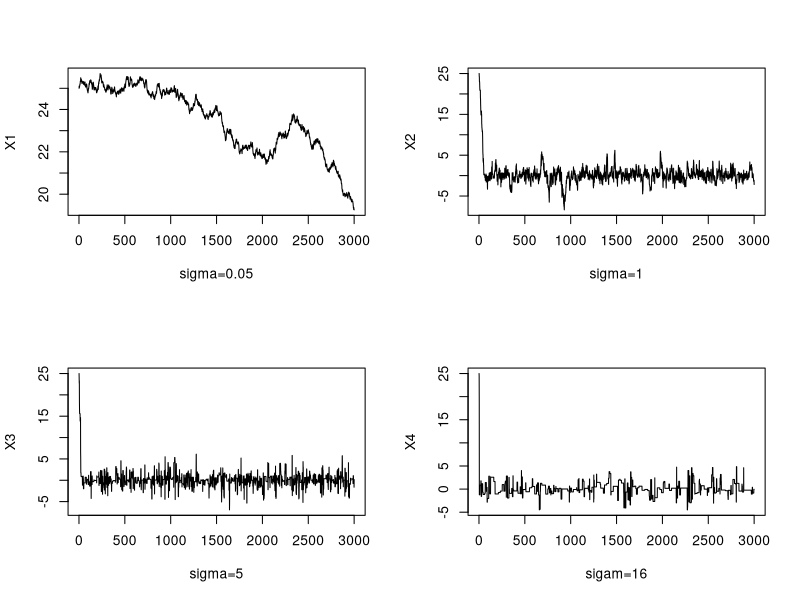
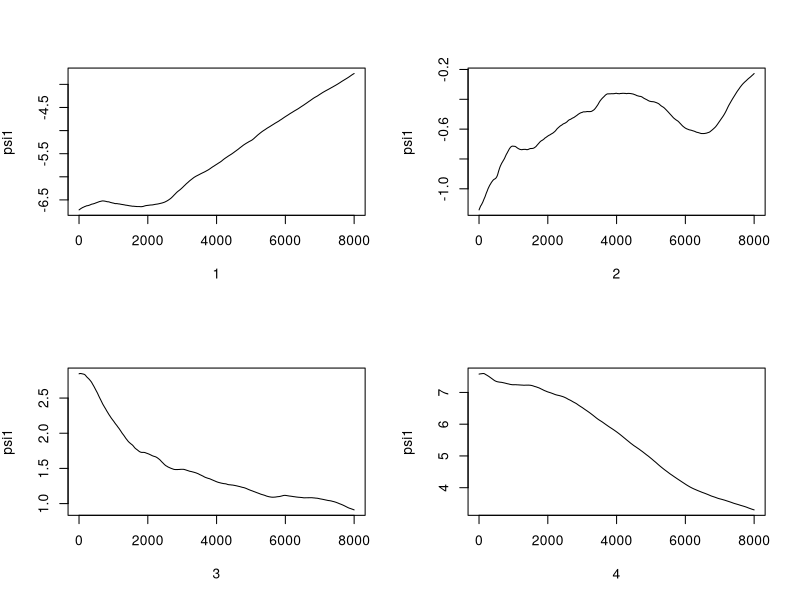
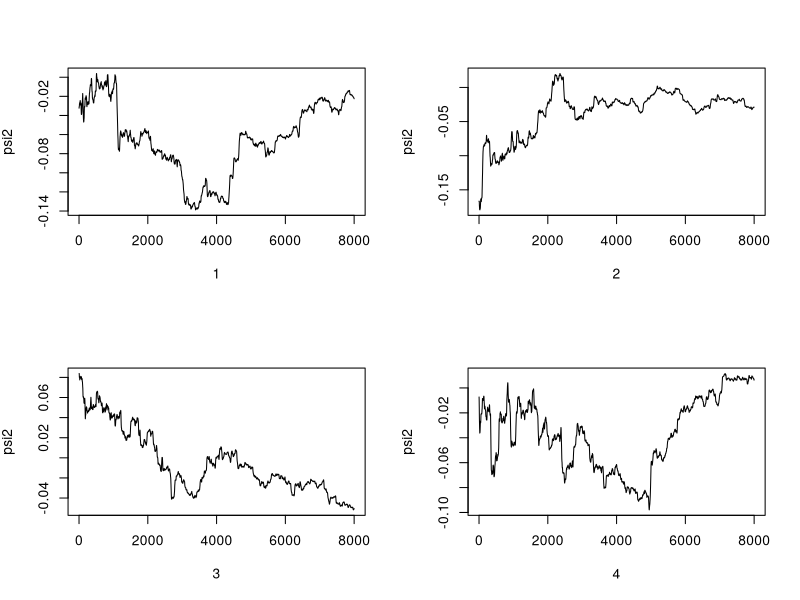
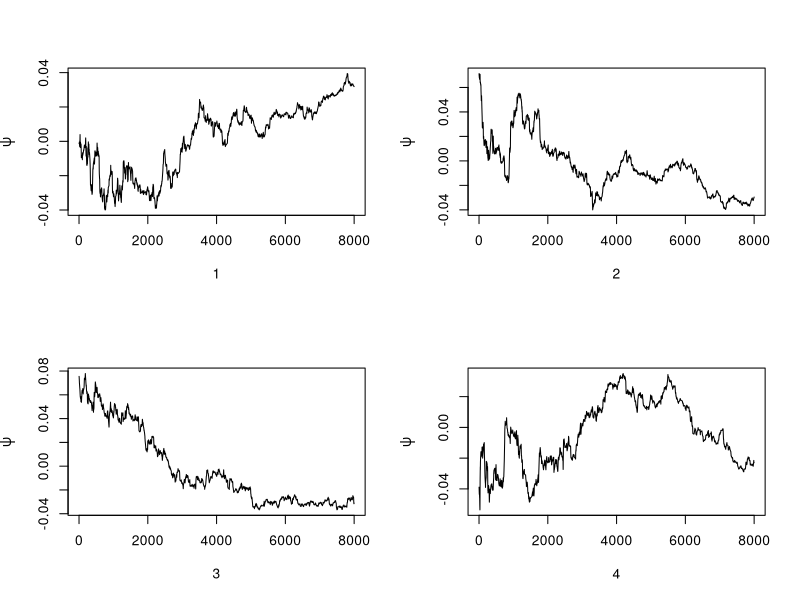
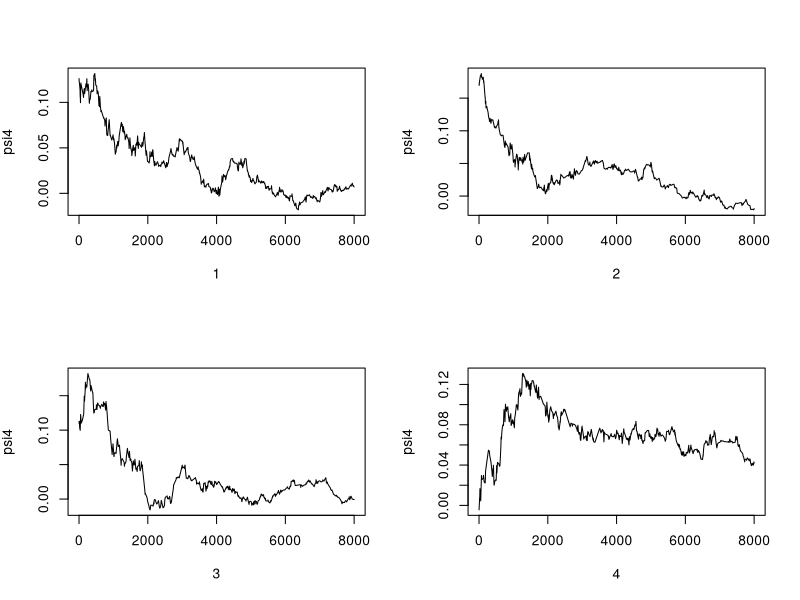
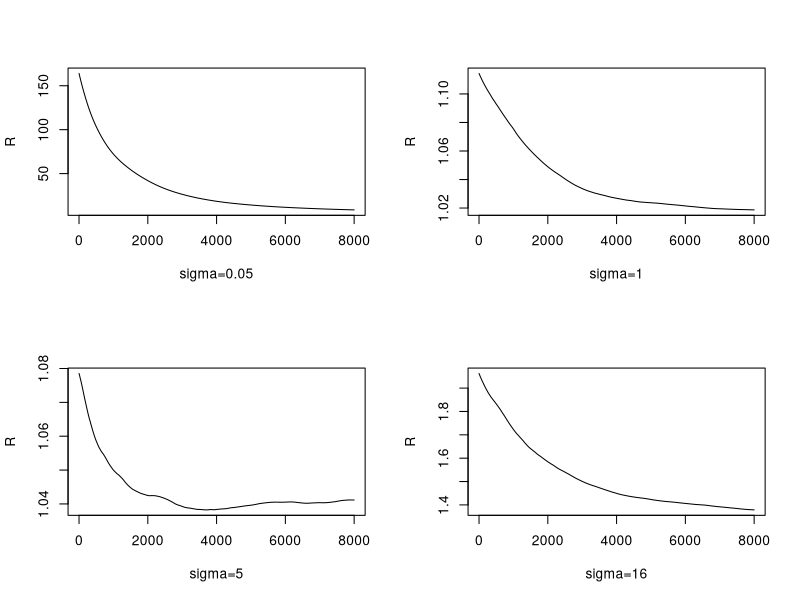

R code for these plots, in order:
## ---- chunk 1
knitr::opts_chunk$set(echo = TRUE)
## ---- chunk 2
Metropolis<-function(sigma,x0,N){
  x<-numeric(N)
  x[1]<-x0
  u<-runif(N)
  k<-0
  for(i in 2:N){
    y<-rnorm(1,x[i-1],sigma)
    if(u[i]<=(exp(-abs(y))/exp(-abs(x[i-1]))))
      x[i]<-y else{
        x[i]<-x[i-1]
        k<-k+1
    }
  }
  return(list(x=x,k=k))
}
N<-3000
sigma<-c(0.05,1,5,16)
x0<-25
r1<-Metropolis(sigma[1],x0,N)
r2<-Metropolis(sigma[2],x0,N)
r3<-Metropolis(sigma[3],x0,N)
r4<-Metropolis(sigma[4],x0,N)
print(1-c(r1$k,r2$k,r3$k,r4$k)/N)
index<-1:3000
X1<-Metropolis(sigma[1],x0,N)$x[index]
X2<-Metropolis(sigma[2],x0,N)$x[index]
X3<-Metropolis(sigma[3],x0,N)$x[index]
X4<-Metropolis(sigma[4],x0,N)$x[index]
opar<-par(no.readonly = T)
par(mfrow=c(2,2))
plot(index,X1,type = "l",xlab = "sigma=0.05")
plot(index,X2,type = "l",xlab = "sigma=1")
plot(index,X3,type = "l",xlab = "sigma=5")
plot(index,X4,type = "l",xlab = "sigam=16")
## ---- chunk 3
R<-function(psi){
 psi<-as.matrix(psi)
 n<-ncol(psi)
 k<-nrow(psi)
 psi.means<-rowMeans(psi)
 B<-n*var(psi.means)
 psi.w<-apply(psi,1,"var")
 W<-mean(psi.w)
 v.hat<-W*(n-1)/n+(B/n)
 r.hat<-v.hat/W
 return(r.hat)
}
Metropolis<-function(sigma,x0,N){
  x<-numeric(N)
  x[1]<-x0
  u<-runif(N)
  k<-0
  for(i in 2:N){
    y<-rnorm(1,x[i-1],sigma)
    if(u[i]<=(exp(-abs(y))/exp(-abs(x[i-1]))))
      x[i]<-y else{
        x[i]<-x[i-1]
        k<-k+1
      }
  }
  return(x)
}


## ---- chunk 4
sigma1<-0.05
N<-10000
b<-2000
K<-4
x0<-c(-8,-4,4,8)
X<-matrix(0,K,N)
for(i in 1:K)
  X[i,]<-Metropolis(sigma1,x0[i],N)
psi1<-t(apply(X,1,cumsum))
for(i in 1:nrow(psi1))
  psi1[i,]<-psi1[i,]/(1:ncol(psi1))
par(mfrow=c(2,2))
for(i in 1:K)
  plot(psi1[i,(b+1):N],type="l",xlab = i,ylab = bquote(psi1))

sigma2<-1
for(i in 1:K)
  X[i,]<-Metropolis(sigma2,x0[i],N)
psi2<-t(apply(X,1,cumsum))
for(i in 1:nrow(psi2))
  psi2[i,]<-psi2[i,]/(1:ncol(psi2))
print(R(psi2))
par(mfrow=c(2,2))
for(i in 1:K)
  plot(psi2[i,(b+1):N],type="l",xlab = i,ylab = bquote(psi2))

sigma3<-5
for(i in 1:K)
  X[i,]<-Metropolis(sigma3,x0[i],N)
psi3<-t(apply(X,1,cumsum))
for(i in 1:nrow(psi3))
  psi3[i,]<-psi3[i,]/(1:ncol(psi3))
print(R(psi3))
par(mfrow=c(2,2))
for(i in 1:K)
  plot(psi3[i,(b+1):N],type="l",xlab = i,ylab = bquote(psi))

sigma4<-16
for(i in 1:K)
  X[i,]<-Metropolis(sigma4,x0[i],N)
psi4<-t(apply(X,1,cumsum))
for(i in 1:nrow(psi4))
  psi4[i,]<-psi4[i,]/(1:ncol(psi4))
print(R(psi4))
par(mfrow=c(2,2))
for(i in 1:K)
  plot(psi4[i,(b+1):N],type="l",xlab = i,ylab = bquote(psi4))
## ---- chunk 5
cn<-c("sigma=0.05","sigma=1","sigma=5","sigma=16")
rn<-c("R")
sigma1<-0.05
for(i in 1:K)
  X[i,]<-Metropolis(sigma1,x0[i],N)
psi1<-t(apply(X,1,cumsum))
for(i in 1:nrow(psi1))
  psi1[i,]<-psi1[i,]/(1:ncol(psi1))

sigma2<-1
for(i in 1:K)
  X[i,]<-Metropolis(sigma2,x0[i],N)
psi2<-t(apply(X,1,cumsum))
for(i in 1:nrow(psi2))
  psi2[i,]<-psi2[i,]/(1:ncol(psi2))

sigma3<-5
for(i in 1:K)
  X[i,]<-Metropolis(sigma3,x0[i],N)
psi3<-t(apply(X,1,cumsum))
for(i in 1:nrow(psi3))
  psi3[i,]<-psi3[i,]/(1:ncol(psi3))

sigma4<-16
for(i in 1:K)
  X[i,]<-Metropolis(sigma4,x0[i],N)
psi4<-t(apply(X,1,cumsum))
for(i in 1:nrow(psi4))
  psi4[i,]<-psi4[i,]/(1:ncol(psi4))

data<-c(R(psi1),R(psi2),R(psi3),R(psi4))
matrix(data,1,4,dimnames =list(rn,cn))
rh1<-rep(0,N)
for(j in (b+1):N)
  rh1[j]<-R(psi1[,1:j])
rh2<-rep(0,N)
for(j in (b+1):N)
  rh2[j]<-R(psi2[,1:j])
rh3<-rep(0,N)
for(j in (b+1):N)
  rh3[j]<-R(psi3[,1:j])
rh4<-rep(0,N)
for(j in (b+1):N)
  rh4[j]<-R(psi4[,1:j])
## ---- chunk 6
par(mfrow=c(2,2))
plot(rh1[(b+1):N],type = "l",xlab = "sigma=0.05",ylab = "R")
abline(h=1.2,lty=2)
plot(rh2[(b+1):N],type = "l",xlab = "sigma=1",ylab = "R")
abline(h=1.2,lty=2)
plot(rh3[(b+1):N],type = "l",xlab = "sigma=5",ylab = "R")
abline(h=1.2,lty=2)
plot(rh4[(b+1):N],type = "l",xlab = "sigma=16",ylab = "R")
abline(h=1.2,lty=2)
## ---- chunk 7
cupper <- function(k,a){
  return(sqrt(a^2*k/(k+1-a^2)))
}
## ---- chunk 8
kt <- c(4:25,100)
n <- length(kt)
A  <- numeric(n)
sol <- function(a){
   # the toot of sol2 is A(k)
   1-pt(cupper(k-1,a),k-1)-1+pt(cupper(k,a),k)
}
for (i in 1:n){
   k <- kt[i]
   m<- sqrt(k)-1e-5
   A[i] <- uniroot(sol,c(1e-5,sqrt(k)-1e-5))
}
cbind(df.t=kt,root.ex11.4=A)
## ---- chunk 9
kt <- c(4:25,500)
n <- length(kt)
A  <- numeric(n)
sol <- function(a){
   # the toot of sol2 is A(k)
   1-pt(cupper(k-1,a),k-1)-1+pt(cupper(k,a),k)
}
for (i in 1:n){
   k <- kt[i]
   m<- sqrt(k)-1e-5
   A[i] <- uniroot(sol,c(1e-5,sqrt(k)-1e-5))
}
cbind(df.t=kt,root.ex11.4=A)
## ---- chunk 10
kt <- c(4:25,1000)
n <- length(kt)
A  <- numeric(n)
sol <- function(a){
   # the toot of sol2 is A(k)
   1-pt(cupper(k-1,a),k-1)-1+pt(cupper(k,a),k)
}
for (i in 1:n){
   k <- kt[i]
   m<- sqrt(k)-1e-5
   A[i] <- uniroot(sol,c(1e-5,sqrt(k)-1e-5))
}
cbind(df.t=kt,root.ex11.4=A)
